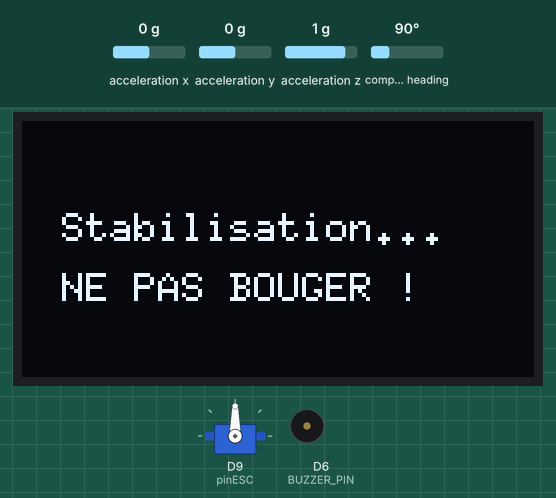
This program was run on a simulated Arduino Uno R4 Minima. Shown: servo, 128×64 one-colour display, buzzer (waves = sounding). Inputs (shaded band) come from the test bench; at power-on: compass heading 90°, acceleration x 0 g, acceleration y 0 g, acceleration z 1 g.

Above: at 0.4 s.
At 5.3 s:
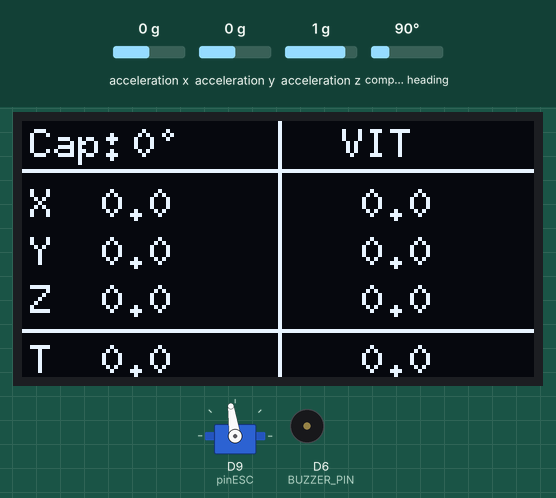
5.4 s: compass heading set to 7°
At 7.0 s:
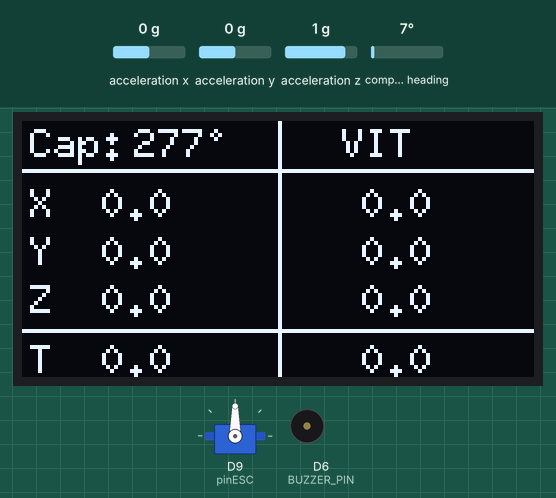
7.7 s: compass heading set to 180°
At 8.7 s:
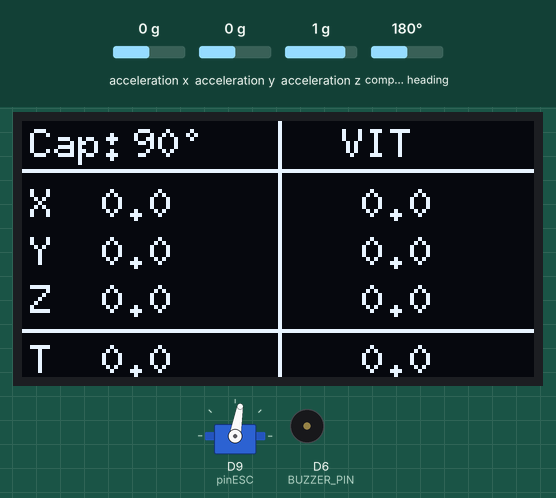
10.7 s: compass heading set to 269°
At 11.8 s:
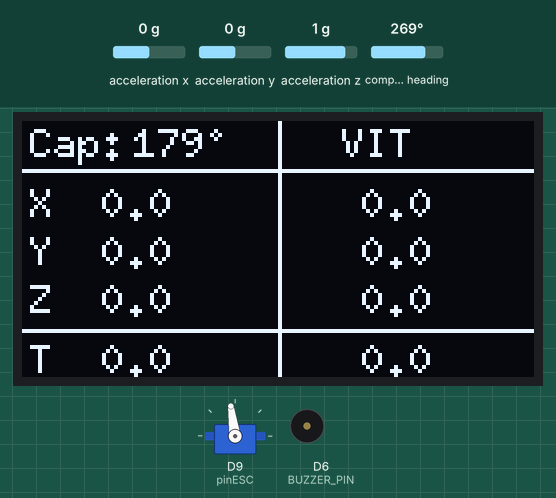
Timing chart, 0 to 19.7 s (numbered marks = the images above; inputs shaded):
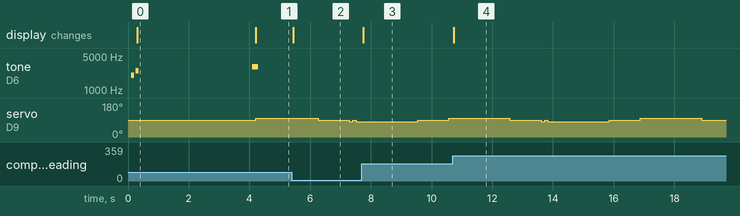

The program:

main.cpp
```cpp
/**
 * PROJET : IMU ULTIME - Mouvement + Boussole + BUZZER
 * Version : Calibration précise (Correction du biais Z sans forcer à 0)
 */

#include <Arduino.h>
#include <Wire.h>
#include <Adafruit_Sensor.h>
#include <Adafruit_BNO055.h>
#include <U8g2lib.h>
#include <Servo.h>

// ================================================================
// 1. REGLAGES
// ================================================================
#define BUZZER_PIN  D6
#define SHOCK_LIMIT 8.0
#define DEADZONE    0.15    // Remis à ta valeur d'origine (plus sensible)
#define FRICTION    0.98
#define STOP_SPEED  0.05

U8G2_SH1106_128X64_NONAME_1_HW_I2C u8g2(U8G2_R0, U8X8_PIN_NONE);
Adafruit_BNO055 bno = Adafruit_BNO055(55, 0x28);

// ================================================================
// 2. VARIABLES
// ================================================================
float accelX, accelY, accelZ;
float speedX = 0, speedY = 0, speedZ = 0;
float totalAccel = 0, totalSpeed = 0;
float offsetX = 0, offsetY = 0, offsetZ = 0;

float startHeading = 0, startRoll = 0, startPitch = 0;
float relHeading = 0, relRoll = 0, relPitch = 0;

unsigned long lastTime = 0;

// Variables pour la gestion du temps Moteur
unsigned long motorTimer = 0;
int motorStep = 0;

// ================================================================
// 3. FONCTIONS UTILITAIRES
// ================================================================
void bip(int frequence, int duree) {
  tone(BUZZER_PIN, frequence, duree);
}

float getAngle0to360(float current, float start) {
  float delta = current - start;
  while (delta < 0) delta += 360;
  while (delta >= 360) delta -= 360;
  return delta;
}

float getAngleSigned(float current, float start) {
  float delta = current - start;
  if (delta < -180) delta += 360;
  if (delta > 180) delta -= 360;
  return delta;
}

Servo escMoteur;
int pinESC = 9;

// ================================================================
// 4. SETUP (C'est ici que tout se joue)
// ================================================================
void setup() {
  Serial.begin(115200);
  escMoteur.attach(pinESC);
  escMoteur.write(90);
  delay(100);

  pinMode(BUZZER_PIN, OUTPUT);
  bip(2000, 100); delay(150);
  bip(2500, 100);

  u8g2.begin();

  if (!bno.begin()) {
    while (1) { bip(500, 1000); delay(1000); }
  }
  bno.setExtCrystalUse(true);

  // --- ECRAN D'ATTENTE ---
  u8g2.firstPage();
  do {
    u8g2.setFont(u8g2_font_6x10_tf);
    u8g2.drawStr(10, 30, "Stabilisation...");
    u8g2.drawStr(10, 45, "NE PAS BOUGER !");
  } while (u8g2.nextPage());

  // [IMPORTANT] : On laisse le BNO055 "comprendre" la gravité avant de calibrer
  // Si on calibre trop vite, on enregistre une erreur qui va créer la dérive.
  delay(1500);

  // -- 1. TARE ACCEL (Calibration précise) --
  // On prend la valeur moyenne sur 200 échantillons (environ 2 secondes)
  // Cette moyenne SERA la valeur qu'on enlèvera "au fur et à mesure"
  float sumX = 0, sumY = 0, sumZ = 0;
  int numSamples = 200;

  for(int i=0; i<numSamples; i++) {
    imu::Vector<3> vec = bno.getVector(Adafruit_BNO055::VECTOR_LINEARACCEL);
    sumX += vec.x();
    sumY += vec.y();
    sumZ += vec.z();
    delay(10);
  }

  offsetX = sumX / (float)numSamples;
  offsetY = sumY / (float)numSamples;
  offsetZ = sumZ / (float)numSamples;

  // -- 2. TARE ANGLES --
  imu::Vector<3> euler = bno.getVector(Adafruit_BNO055::VECTOR_EULER);
  startHeading = euler.x();
  startRoll    = euler.y();
  startPitch   = euler.z();

  // Bip de fin de calibration
  bip(3000, 100); delay(100); bip(3000, 100);

  lastTime = millis();
  motorTimer = millis();
}

// ================================================================
// 5. LOOP (Identique à ton original, sans le hack agressif)
// ================================================================
void loop() {
  unsigned long now = millis();
  double dt = (now - lastTime) / 1000.0;
  lastTime = now;

  // --- CALCUL PHYSIQUE ---
  imu::Vector<3> linAcc = bno.getVector(Adafruit_BNO055::VECTOR_LINEARACCEL);

  // ICI : On enlève la valeur calculée au début.
  // Si offsetZ a bien capturé le 0.1, alors (linAcc.z - offsetZ) sera égal à 0.
  accelX = linAcc.x() - offsetX;
  accelY = linAcc.y() - offsetY;
  accelZ = linAcc.z() - offsetZ;

  auto updateSpeed = [&](float &v, float a) {
    if (abs(a) > DEADZONE) v += a * dt;
    else { v *= FRICTION; if (abs(v) < STOP_SPEED) v = 0; }
  };

  updateSpeed(speedX, accelX);
  updateSpeed(speedY, accelY);
  updateSpeed(speedZ, accelZ);

  totalAccel = sqrt(sq(accelX) + sq(accelY) + sq(accelZ));
  totalSpeed = sqrt(sq(speedX) + sq(speedY) + sq(speedZ));

  if (totalAccel > SHOCK_LIMIT) { bip(4000, 50); }

  imu::Vector<3> orient = bno.getVector(Adafruit_BNO055::VECTOR_EULER);
  relHeading = getAngle0to360(orient.x(), startHeading);
  relRoll    = getAngleSigned(orient.y(), startRoll);
  relPitch   = getAngleSigned(orient.z(), startPitch);

  // --- OLED & SERIAL ---
  u8g2.firstPage();
  do {
    u8g2.setFont(u8g2_font_6x10_tf);
    u8g2.drawStr(2, 9, "Cap:");
    u8g2.setCursor(28, 9); u8g2.print(relHeading, 0); u8g2.print("\260");
    u8g2.drawStr(80, 9, "VIT");
    u8g2.drawHLine(0, 12, 128);
    u8g2.drawVLine(64, 0, 64);
    u8g2.drawHLine(0, 52, 128);

    int lineX = 24, lineY = 36, lineZ = 48;
    int colLeft = 20, colRight = 85;

    u8g2.drawStr(2, lineX, "X");
    u8g2.setCursor(colLeft, lineX); u8g2.print(accelX, 1);
    u8g2.setCursor(colRight, lineX); u8g2.print(speedX, 1);
    u8g2.drawStr(2, lineY, "Y");
    u8g2.setCursor(colLeft, lineY); u8g2.print(accelY, 1);
    u8g2.setCursor(colRight, lineY); u8g2.print(speedY, 1);
    u8g2.drawStr(2, lineZ, "Z");
    u8g2.setCursor(colLeft, lineZ); u8g2.print(accelZ, 1);
    u8g2.setCursor(colRight, lineZ); u8g2.print(speedZ, 1);
    u8g2.drawStr(2, 63, "T");
    u8g2.setCursor(colLeft, 63); u8g2.print(totalAccel, 1);
    u8g2.setCursor(colRight, 63); u8g2.print(totalSpeed, 1);
  } while ( u8g2.nextPage() );

  // ================================================================
  // GESTION DU MOTEUR
  // ================================================================
  unsigned long elapsed = now - motorTimer;

  switch (motorStep) {
    case 0: // MARCHE AVANT
      escMoteur.write(98);
      if (elapsed >= 2000) { motorStep = 1; motorTimer = now; }
      break;

    case 1: // FREINAGE
      escMoteur.write(90);
      if (elapsed >= 1000) { motorStep = 2; motorTimer = now; }
      break;

    case 2: // DOUBLE-TAP MARCHE AR (Coup 1)
      escMoteur.write(80);
      if (elapsed >= 100) { motorStep = 3; motorTimer = now; }
      break;

    case 3: // DOUBLE-TAP MARCHE AR (Neutre)
      escMoteur.write(90);
      if (elapsed >= 100) { motorStep = 4; motorTimer = now; }
      break;

    case 4: // DOUBLE-TAP MARCHE AR (Coup 2)
      escMoteur.write(80);
      if (elapsed >= 2000) { motorStep = 5; motorTimer = now; }
      break;

    case 5: // RETOUR NEUTRE
      escMoteur.write(90);
      if (elapsed >= 1000) { motorStep = 0; motorTimer = now; }
      break;
  }
}
```

Measured:
- after the input at 5.4 s, the display: changes at once (image 2)
- after the input at 7.7 s, the display: changes at once (image 3)
- after the input at 10.7 s, the display: changes at once (image 4)
- by itself, tone on D6 (BUZZER_PIN): plays 2000 Hz for 0.10 s, 2500 Hz for 0.10 s, 3000 Hz for 0.20 s
- what the display in image 0 shows lasts 3.9 s, from 0.3 s to 4.2 s
